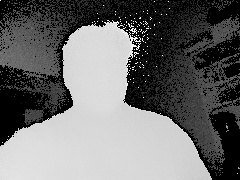
#> input picture outputs_test/depth_1.jpg, 240 x 180 px
$ jupyter execute --allow-errors pre_processing_test_v3.ipynb
#> lines starting #> are read from the running program, lines starting #| are printed output that depends on the picture; after the words box and inside, x2 and y2 are one past the last pixel; in counts of white or black regions, pixels touching at a corner belong together
[cell 1]
#first import the libraries

import numpy as np
import cv2
from sklearn.cluster import KMeans
import matplotlib.pyplot as plt
import time

def display_image(image):
    fig, axes = plt.subplots(figsize=(12, 8))

    if image.ndim == 2:
        axes.imshow(image, cmap='gray', vmin=0, vmax=255)
    else:
        axes.imshow(image)

    plt.show()

def display_image_pair(first_image, second_image):
    #this funciton from Computer vision course notes
    # When using plt.subplots, we can specify how many plottable regions we want to create through nrows and ncols
    # Here we are creating a subplot with 2 columns and 1 row (i.e. side-by-side axes)
    # When we do this, axes becomes a list of length 2 (Containing both plottable axes)
    fig, axes = plt.subplots(nrows=1, ncols=2, figsize=(12, 8))

    # TODO: Call imshow on each of the axes with the first and second images
    #       Make sure you handle both RGB and grayscale images
    if first_image.ndim == 2:
        axes[0].imshow(first_image, cmap='gray', vmin=0, vmax=255)
    else:
        axes[0].imshow(first_image)

    if second_image.ndim == 2:
        axes[1].imshow(second_image, cmap='gray', vmin=0, vmax=255)
    else:
        axes[1].imshow(second_image)

    plt.show()

[cell 2]
# Read the grayscale image
image = cv2.imread('./outputs_test/depth_1.jpg', 0)
#> image is the input picture: shape (180, 240); min 0, max 255, mean 109
t1 = time.time()
#use a median filter to get rid of the noise
filtered_image = cv2.medianBlur(image, 5)
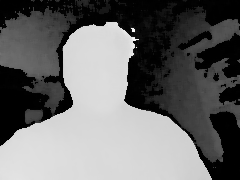
#> filtered_image: shape (180, 240); min 0, max 247, mean 107.1
t2 = time.time()

print(t2-t1)

display_image_pair(image, filtered_image)
#> in display_image_pair, `plt.show()`:
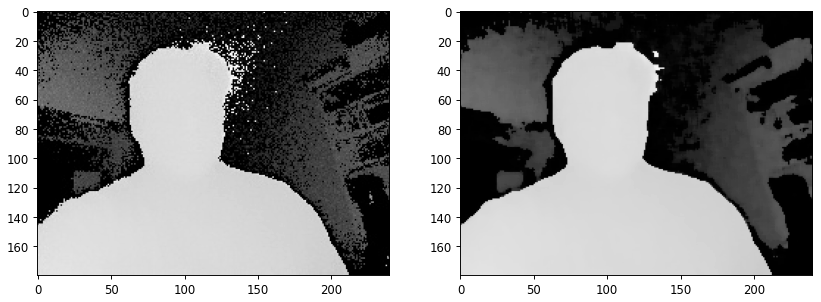
#> figure drawn by matplotlib, 2 panels

#### Do some clustering on the gray level with mean shift algorithm

[cell 3]
# from sklearn.cluster import MeanShift, estimate_bandwidth
import cv2
from sklearn.cluster import KMeans
t1 = time.time()
#reshape the image for clustering
# image_1d = filtered_image.reshape(-1, 1)

pixels = filtered_image.reshape(-1, 1)

np.random.seed(42)

# Define the size of the random sample
sample_size = 3000

# Take a random sample from the pixels array
random_sample = np.random.choice(pixels.flatten(), size=sample_size)
#> random_sample = 3000 values, max 245 at index 2462, min 0 at index 2, mean 105.7
random_sample=random_sample.reshape(-1,1)


# Perform k-means clustering
k = 4  # Number of clusters
kmeans = KMeans(n_clusters=k, random_state=0,n_init=10)
kmeans.fit(random_sample)#pixels)
t2 = time.time()
# Get the cluster centers
cluster_centers = kmeans.cluster_centers_
clusters = kmeans.predict(pixels)
print((255-cluster_centers)*4/255)

clustered_image = cluster_centers[clusters].reshape(image.shape)
# Convert the spread image to 8-bit for visualization
clustered_image = np.uint8(clustered_image)


t2 = time.time()
print(t2-t1)
display_image(clustered_image)

#> (a cell that did not finish here is left out)

### Cluster into regions

[cell 5]
t1 = time.time()
gray_level_ranges = [(*i-1, *i+1) for i in cluster_centers]
segmentation_masks = np.zeros_like(clustered_image, dtype=np.uint8)
q = 1
qq=1
num_labels=[]
labels = []
stats = []
seg_masks = []
# Iterate over each region and create a segmentation mask
for i, (min_level, max_level) in enumerate(gray_level_ranges):
    # Apply thresholding to create a binary image for the current region
    _, binary_image = cv2.threshold(clustered_image, min_level, 255, cv2.THRESH_BINARY)
    _, upper_thresholded = cv2.threshold(clustered_image, max_level, 255, cv2.THRESH_BINARY_INV)
    binary_image = cv2.bitwise_and(binary_image, upper_thresholded)

    # Apply connected component labeling
    # t1 = time.time()
    num_labels_, labels_, stats_, _ = cv2.connectedComponentsWithStats(binary_image, connectivity=8)
    # [4 lines of commented-out code are left out]
    num_labels.append(num_labels_)
    labels.append(labels_)

    # Assign a unique label to the corresponding pixels in the segmentation masks
    p = 1
    for p, st in enumerate(stats_):# range(q, q+num_labels_-1):
        if p==0:
            continue
        elif st[cv2.CC_STAT_AREA] < 1000:
            segmentation_masks[labels_ == p] = 0
            #color[labels_ == p] = color[labels_ == p]
        else:
            stats.append(st)
            segmentation_masks[labels_ == p] =cluster_centers[i]

        p+=1
#> this loop made 4 passes
#> num_labels_ on passes 1 to 4: 129, 4, 28, 25
#> pass 1, `_, binary_image = cv2.threshold(clustered_image, min_level, 255, cv2.T..`:
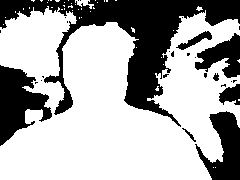
#> binary_image: shape (180, 240); 67.1% white; 27 black regions (19 under 20 px), largest, box (x1, y1, x2, y2) and area: (0, 0, 240, 127) 8471, (0, 65, 52, 146) 2280, (195, 111, 240, 180) 1705
#> pass 1, `_, upper_thresholded = cv2.threshold(clustered_image, max_level, 255, ..`:
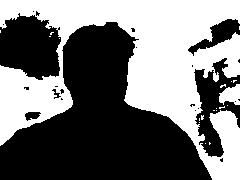
#> upper_thresholded: shape (180, 240); 45.4% white; 20 white regions (18 under 20 px), largest, box (x1, y1, x2, y2) and area: (0, 0, 240, 180) 19230, (219, 84, 240, 105) 305
#> pass 1, `binary_image = cv2.bitwise_and(binary_image, upper_thresholded)`:
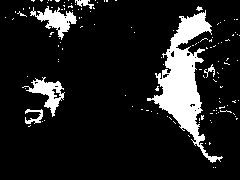
#> binary_image: shape (180, 240); 12.5% white; 128 white regions (121 under 20 px), largest, box (x1, y1, x2, y2) and area: (147, 10, 223, 163) 3640, (30, 6, 77, 40) 606, (22, 77, 65, 117) 575
#> pass 1, `num_labels_, labels_, stats_, _ = cv2.connectedComponentsWithStats(bin..`:
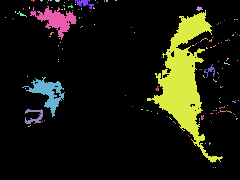
#> labels_: shape (180, 240) int32; 129 distinct labels, from 0 to 128; one colour per label, 0 black
#> after the loop:
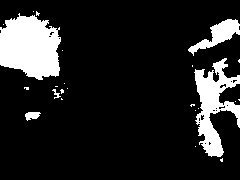
#> binary_image: shape (180, 240); 14% white; 24 white regions (19 under 20 px), largest, box (x1, y1, x2, y2) and area: (0, 13, 61, 80) 3065, (194, 58, 240, 157) 2083, (188, 19, 240, 56) 683, (25, 112, 41, 121) 97, (52, 89, 61, 99) 33
#> after the loop:
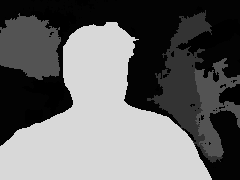
#> segmentation_masks: shape (180, 240); min 0, max 216, mean 102.8
#> after the loop, labels = 4 items; num_labels = [129, 4, 28, 25]; stats = [[147, 10, 76, 153, 3640], [0, 22, 212, 158, 17537], [0, 0, 240, 127, 8471], [195, 33, 45, 45, 1062], [0, 65, 52, 81, 2280], [195, 111, 45, 69, 1705], [0, 13, 61, 67, 3065], [194, 58, 46, 99, 2083]]
    # break
t2 = time.time()

print(t2-t1)
display_image_pair(clustered_image,segmentation_masks)

# out_im = segmentation_masks.copy() #* (255 // (qq+15))#len(gray_level_ranges))

$ run again, with outputs_test/depth_2.jpg copied over outputs_test/depth_1.jpg
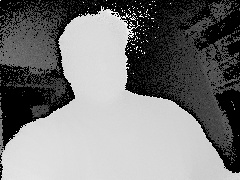
#> input picture outputs_test/depth_2.jpg, 240 x 180 px
#> image is the input picture: shape (180, 240); min 0, max 255, mean 122
#> random_sample = 3000 values, max 246 at index 2121, min 0 at index 2, mean 118.5
#> the loop `for i, (min_level, max_level) in enumerate(gray_level_ranges):` made 4 passes
#> num_labels_ on passes 2 to 4: 106, 23, 29
#> pass 1, `_, binary_image = cv2.threshold(clustered_image, min_level, 255, cv2.T..`:
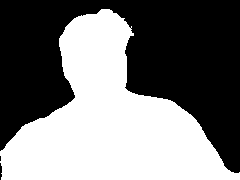
#> binary_image: shape (180, 240); 47.5% white; 1 white region, box (x1, y1, x2, y2) and area: (0, 9, 240, 180) 20534
#> after the loop `for i, (min_level, max_level) in enumerate(gray_level_ranges):`:
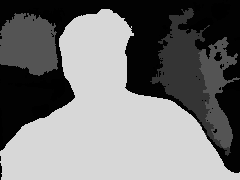
#> segmentation_masks: shape (180, 240); min 0, max 215, mean 116.4
#> after the loop `for i, (min_level, max_level) in enumerate(gray_level_ranges):`: labels = 4 items; num_labels = [2, 106, 23, 29]; stats = [[0, 9, 240, 171, 20534], [150, 8, 81, 148, 3577], [0, 0, 240, 173, 12208], [0, 13, 58, 63, 2837], [198, 37, 42, 111, 1958]]

$ run again, with outputs_test/depth_3.jpg copied over outputs_test/depth_1.jpg
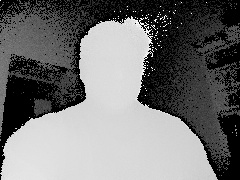
#> input picture outputs_test/depth_3.jpg, 240 x 180 px
#> image is the input picture: shape (180, 240); min 0, max 255, mean 115.3
#> random_sample = 3000 values, max 234 at index 955, min 0 at index 2, mean 113.5
#> the loop `for i, (min_level, max_level) in enumerate(gray_level_ranges):` made 4 passes
#> num_labels_ on passes 2 to 4: 62, 24, 27
#> pass 1, `_, binary_image = cv2.threshold(clustered_image, min_level, 255, cv2.T..`:
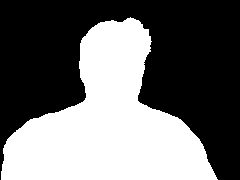
#> binary_image: shape (180, 240); 42.9% white; 1 white region, box (x1, y1, x2, y2) and area: (1, 17, 218, 180) 18542
#> after the loop `for i, (min_level, max_level) in enumerate(gray_level_ranges):`:
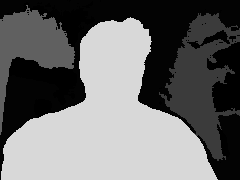
#> segmentation_masks: shape (180, 240); min 0, max 216, mean 108.8
#> after the loop `for i, (min_level, max_level) in enumerate(gray_level_ranges):`: labels = 4 items; num_labels = [2, 62, 24, 27]; stats = [[1, 17, 217, 163, 18542], [159, 13, 81, 148, 5194], [0, 5, 75, 130, 3696], [0, 0, 240, 180, 9662], [198, 113, 42, 67, 1337]]
